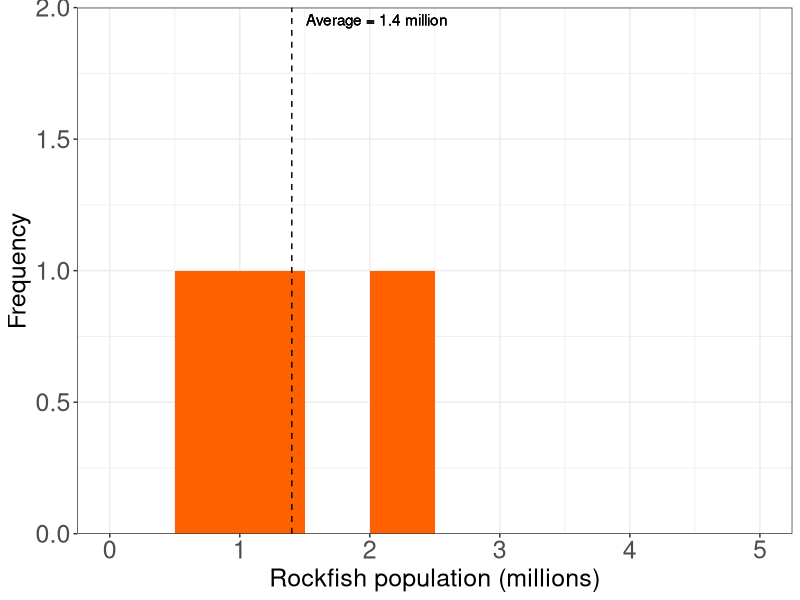

This figure's R source:
# Estimate rockfish population
library(ggplot2)

# Class
class_name <- "Denny_Period1"

# Area swept in video
area_swept_km2 <- 0.00025

# Total area of high relief habitat in puget sound
area_high_relief_km2 <- 105

# Load rockfish data
rockfish_data <- read.csv(file = "rockfish_counts.csv")

# Equation for the area swept method
rockfish_data$population <- (rockfish_data$High.Relief / area_swept_km2) * area_high_relief_km2

mean(rockfish_data$population)

max(table(cut(rockfish_data$population, seq(500000,5200000, 500000)))) + 1


# Make plot
rockfish_histogram <- ggplot(data = subset(rockfish_data, population < 15000000),
                             aes(x = population/1e6)) +
  geom_histogram(breaks = seq(500000,5200000, 500000)/1e6,
                 fill = "#FF6000") +
  geom_vline(aes(xintercept = mean(population)/1e6), 
             linetype = 2) +
  scale_x_continuous(name = "Rockfish population (millions)", 
                     limits = c(0,5e6)/1e6) +
  scale_y_continuous(name = "Frequency", 
                     limits = c(0, max(table(cut(rockfish_data$population, seq(500000,5200000, 500000)))) + 1),
                     expand = c(0,0)) +
  geom_text(aes(x = round(mean(population)/1e6, 2), 
                y = max(table(cut(population, seq(500000,5200000,500000)))) + 1, 
                label = paste0("Average = ", 
                               round(mean(population)/1e6, 2), " million")), 
            hjust = -0.1, 
            vjust = 1.5) +
  theme_bw() +
  theme(axis.text = element_text(size = 18),
        axis.title = element_text(size = 18))

png(paste0("./plots/", class_name, "_", "population_histogram.png", width = 6, height = 6, units = "in", res = 300))
print(rockfish_histogram)
dev.off()

  